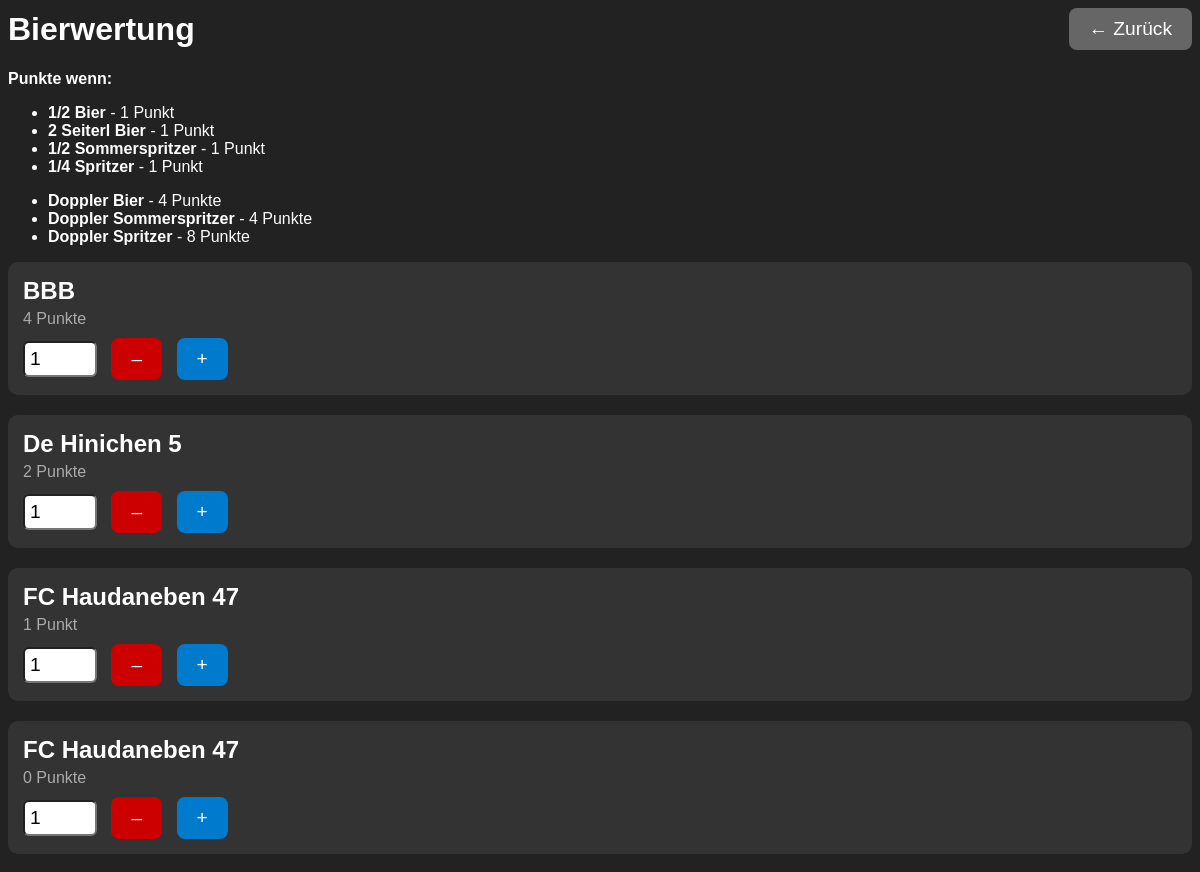
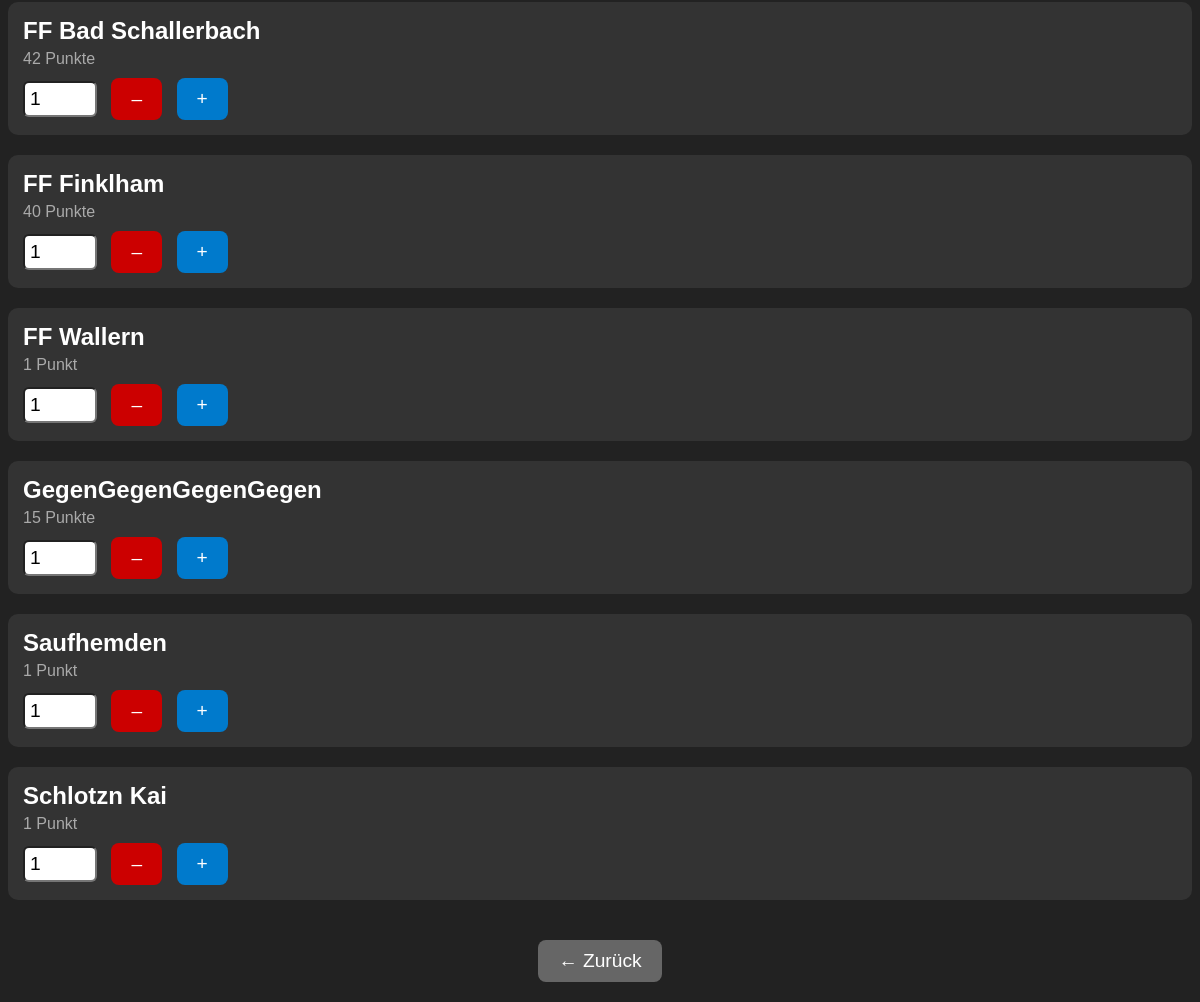
Page /user_old.php on the earlier database version (2 pictures, top to bottom).
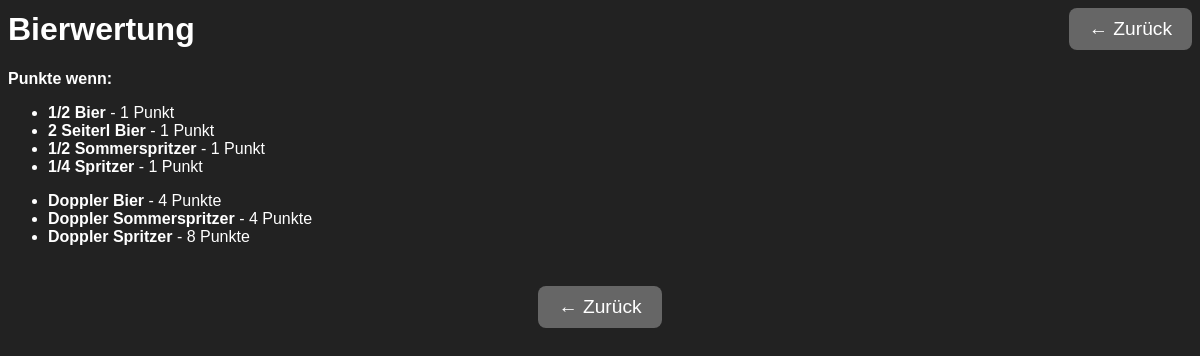
Same page on the later database version.
### tables this page shows
CREATE TABLE groups (
    id INTEGER PRIMARY KEY AUTOINCREMENT,
    name TEXT NOT NULL
);

### user_old.php (the view, shortened to what this page needs)
<?php
$db = new PDO('sqlite:db.sqlite');
$groups = $db->query("
    SELECT g.*, COUNT(s.id) as points
    FROM groups g
    LEFT JOIN scores s ON g.id = s.group_id
    GROUP BY g.id
    ORDER BY g.name ASC
")->fetchAll();
$theme = $_GET['theme'] ?? 'dark';
$theme = ($theme === 'light') ? 'light' : 'dark';
?>
<!DOCTYPE html>
<html>
<head>
</head>
<body class="<?= $theme ?>">
<div class="header">
  <h1>Bierwertung</h1>
  <button class="back-button-top back" onclick="history.back()">← Zurück</button>
</div>
<p><strong>Punkte wenn:</strong></p>
<ul>
  <li><b>1/2 Bier</b> - 1 Punkt</li>
  <li><b>2 Seiterl Bier</b> - 1 Punkt</li>
  <li><b>1/2 Sommerspritzer</b> - 1 Punkt</li>
  <li><b>1/4 Spritzer</b> - 1 Punkt</li>
</ul>
<ul>
  <li><b>Doppler Bier</b> - 4 Punkte</li>
  <li><b>Doppler Sommerspritzer</b> - 4 Punkte</li>
  <li><b>Doppler Spritzer</b> - 8 Punkte</li>
</ul>
<?php foreach ($groups as $g): ?>
<div class="group" id="group-<?= $g['id'] ?>">
    <h2><?= htmlspecialchars($g['name']) ?></h2>
    <span class="points"><?= $g['points'] ?> <?= $g['points'] == 1 ? 'Punkt' : 'Punkte' ?></span>
    <form onsubmit="addPoints(event, <?= $g['id'] ?>, false)">
        <input type="number" name="amount" min="1" value="1" required>
        <button type="button" class="remove" onclick="addPoints(event, <?= $g['id'] ?>, true)"> – </button>
        <button> + </button>
    </form>
</div>
<?php endforeach; ?>
<button class="back-button-bottom back" onclick="history.back()">← Zurück</button>
</body>
</html>

Differences in the rows shown:
removed groups: name "BBB", points "4", shows "Punkte"
removed groups: name "De Hinichen 5", points "2", shows "Punkte"
removed groups: name "FC Haudaneben 47", points "1", shows "Punkt"
removed groups: name "FC Haudaneben 47", points "0", shows "Punkte"
removed groups: name "FF Bad Schallerbach", points "42", shows "Punkte"
removed groups: name "FF Finklham", points "40", shows "Punkte"
removed groups: name "FF Wallern", points "1", shows "Punkt"
removed groups: name "GegenGegenGegenGegen", points "15", shows "Punkte"
removed groups: name "Saufhemden", points "1", shows "Punkt"
removed groups: name "Schlotzn Kai", points "1", shows "Punkt"
